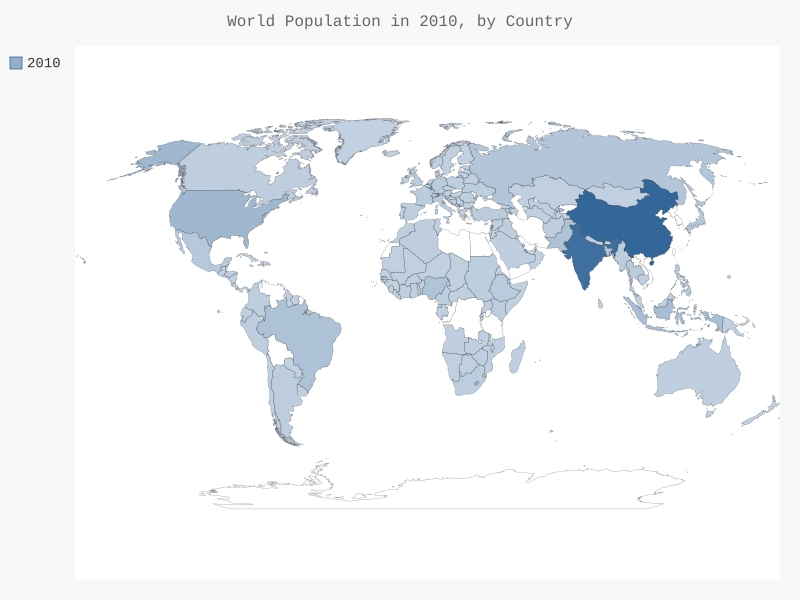

Recreate this plot in Python.
import json 
from country_codes import get_country_code
import pygal
from pygal.style import LightColorizedStyle as LCS,  RotateStyle as RS

#Opens our popdata json file
filename = 'population_data.json'
with open(filename) as f:
    pop_data = json.load(f)

#Creates a dictionary of all counntry population in 2010.
cc_populations, no_code = {}, {}
for pop_dict in pop_data:
    if pop_dict['Year'] == '2010':
        country_name = pop_dict['Country Name']
        population = int(float(pop_dict['Value']))
        code = get_country_code(country_name)
        if code:
            cc_populations[code] = population

#Creates three new dictionaries divided by population size
cc_pops_1, cc_pop_2, cc_pop_3 = {}, {}, {},
for cc, pop in cc_populations.items():
    if pop < 10000000:
        cc_pops_1[cc] = pop
    elif pop < 1000000000:
        cc_pop_2[cc] = pop
    else:
        cc_pop_3[cc] = pop

#Prints the length of each dictionary. 
print(len(cc_pops_1), len(cc_pop_2), len(cc_pop_3))

#Styles and adds data to the worldmap
wm_style = RS('#336699',  base_style = LCS)
wm = pygal.maps.world.World(style = wm_style,)
wm.title = 'World Population in 2010, by Country'
wm.add('2010', cc_populations)

#Creates the worldmap svg file. 
wm.render_to_file('world_population.svg')
